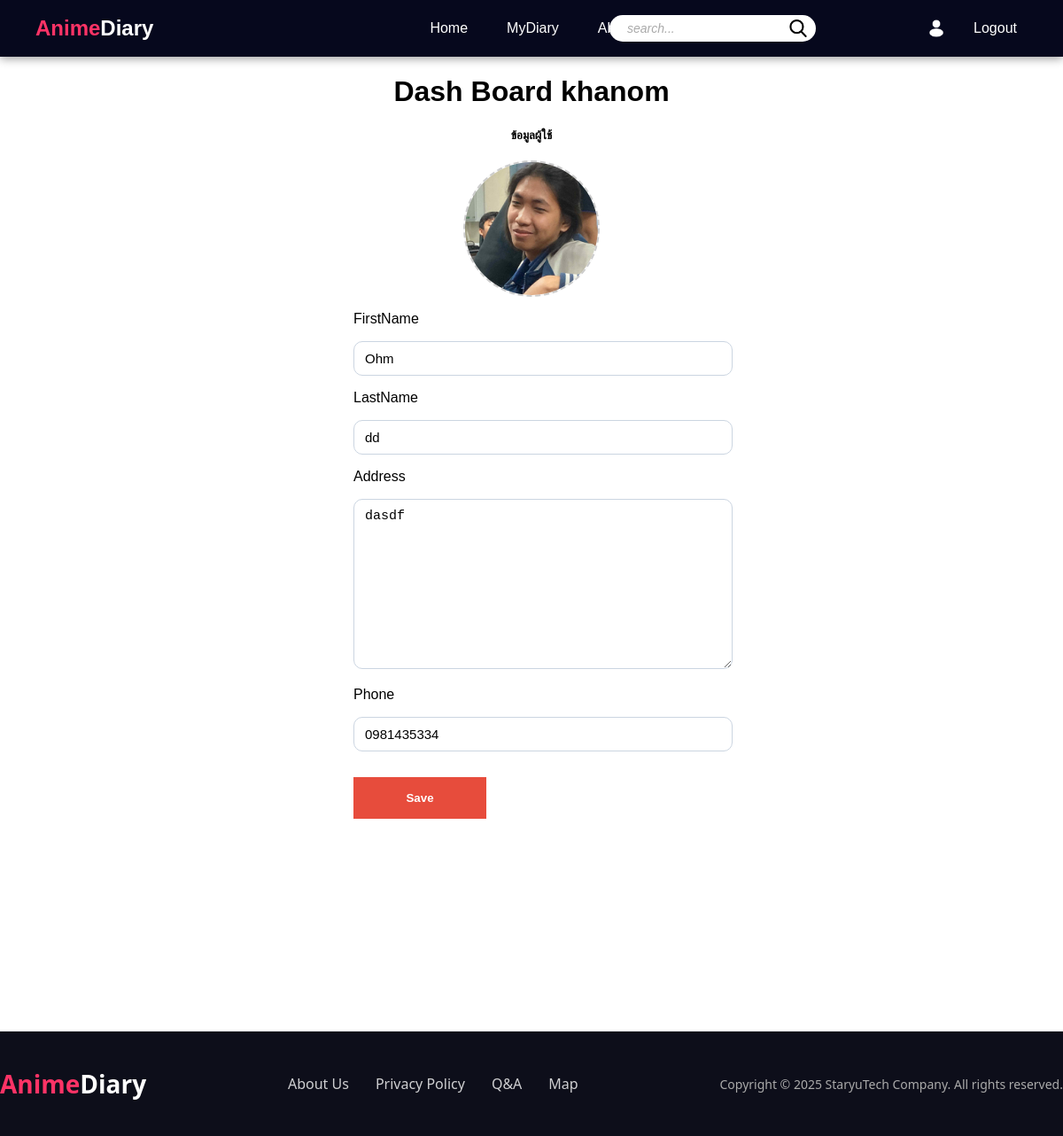
Before: /users/profile/ (signed in) with the older database file.
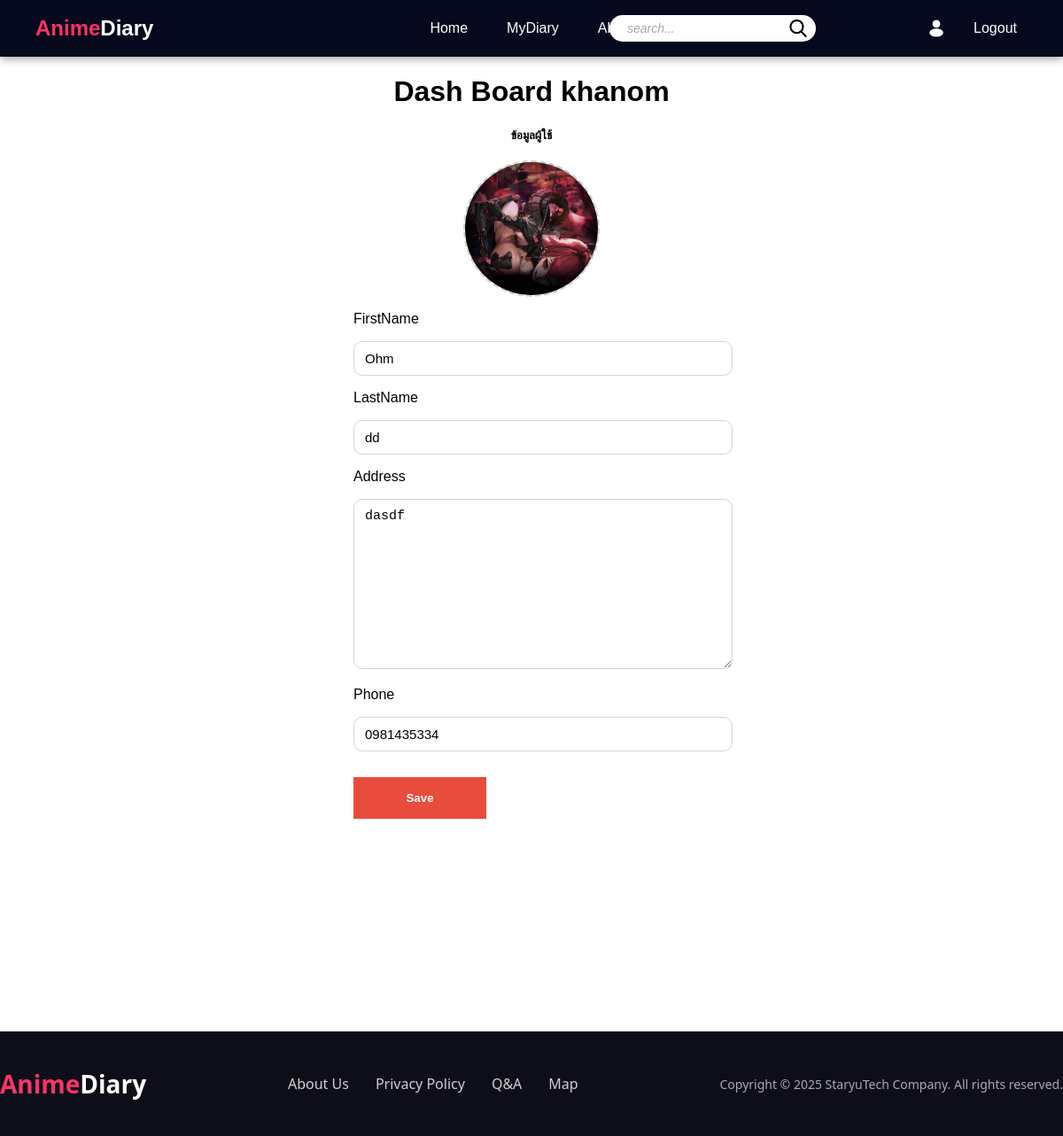
After: the same page with the newer database file.
### app_users/models.py (models this page shows, shortened)
class Profile(models.Model):
    user = models.OneToOneField(User, on_delete=models.CASCADE)
    bio = models.TextField(default="", blank=True)
    address = models.TextField(default="", blank=True)
    phone = models.CharField(max_length=15, default="", blank=True)
    profile_image = models.ImageField(upload_to='profile_images/', default='default.png')
    favorite_genres = models.CharField(max_length=255, default="", blank=True)  # แนวอนิเมะที่ชอบ

### app_users/views.py (the view)
# urls.py: path('profile/',view=views.profile, name='profile'),
@login_required
def profile(request:HttpRequest):
    profile, created = Profile.objects.get_or_create(user=request.user)
    if request.method == 'POST':
        form = UserProfileForm(request.POST, instance=request.user)
        extended_form = ExtendedProfileForm(request.POST, request.FILES, instance=profile)
        if form.is_valid() and extended_form.is_valid():
            form.save()
            extended_form.save()
            return HttpResponseRedirect(reverse('dashboard'))
    else:
        form = UserProfileForm(instance=request.user)
        extended_form = ExtendedProfileForm(instance=profile)
    context = {
        "form": form,
        "extended_form": extended_form
    }
    return render(request, "account/profile.html", context)

### app_users/forms.py
class UserProfileForm(forms.ModelForm):
    class Meta:
        model = User
        fields = ("first_name","last_name")

class ExtendedProfileForm(forms.ModelForm):
    class Meta:
        model = Profile
        fields = ('address', 'phone', 'profile_image')
        widgets = {
            'profile_image': forms.FileInput(attrs={
                'id': 'id_profile_image',
                'accept': 'image/*',  # จำกัดให้เลือกแค่รูป
                'style': 'display:none;'  # ซ่อนแทนการบังคับด้วย JS
            }),
        }

### app_users/templates/account/profile.html (shortened to what this page needs)
{% extends 'app_general/components/base.html' %}
{% load static %}
{% block content %}
<link rel="stylesheet" href="{% static 'app_general/profile.css' %}">
<d class="container">
    <d>
        <h1>Dash Board {{ user.username }}</h1>
        <h5>ข้อมูลผู้ใช้</h5>
        <form method="post" action="{% url 'profile' %}" enctype="multipart/form-data">
            <div>
                <div class="profile-image-wrapper"
                    onclick="document.getElementById('id_profile_image').click();">
                    {% if extended_form.instance.profile_image %}
                        <img id="profile-preview"
                            src="{{ extended_form.instance.profile_image.url }}"
                            alt=""
                            style="width:100%; height:100%; object-fit:cover; display:block; filter: brightness(1);">
                    {% endif %}
                </div>
            </div>
            <div class="field-col">
                <div class="field">
                    <p>FirstName</p>
                    {{ form.first_name }}
                </div>
                <div class="field">
                    <p>LastName</p>
                    {{ form.last_name }}
                </div>
                <div class="field">
                    <p>Address</p>
                    {{ extended_form.address }}
                </div>
                <div class="field">
                    <p>Phone</p>
                    {{ extended_form.phone }}
                </div>
            </div>
                <button type="submit">Save</button>
        </form>
    </d>
</d>
<div class="box"></div>
{% endblock %}

Changed rows visible on the page:
changed Profile "dasdf": instance.profile_image: a different picture
